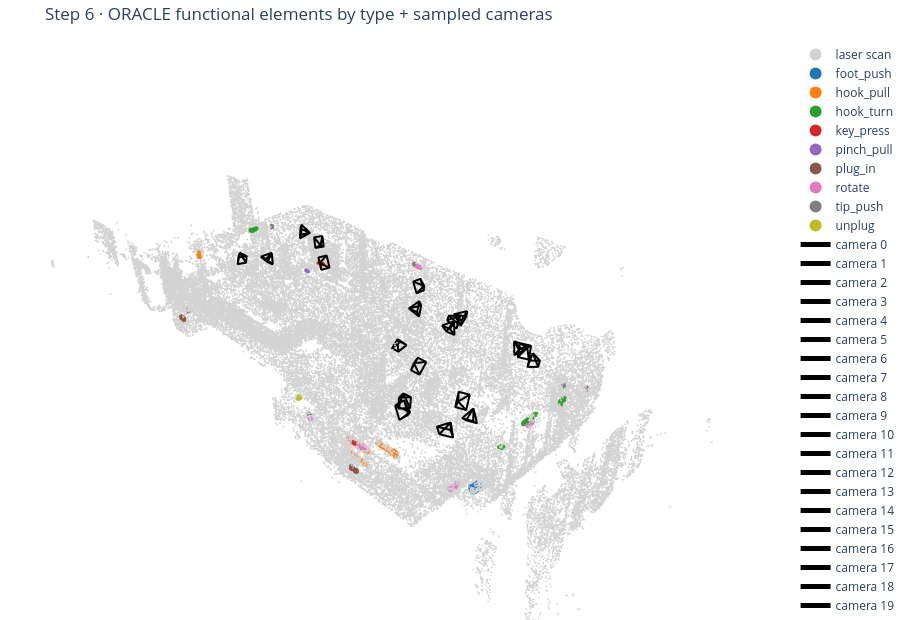

Notebook source saved alongside this figure:
### Code cell
traces = [points_trace(scan_crop[scan_keep], "lightgrey", name="laser scan", size=1, max_points=60_000)]
for label in labels:
    pts = np.concatenate([scan_xyz[e.indices] for e in elements if e.label == label])
    r, g, b, _ = LABEL_COLOURS[label]
    traces.append(points_trace(pts, f"rgb({int(r * 255)},{int(g * 255)},{int(b * 255)})", name=label, size=2.5))
traces += [frustum_trace(f, "black", depth=0.2) for f in frames]
fig = scene_figure(traces, "Step 6 · ORACLE functional elements by type + sampled cameras", height=620, view=Z_UP_VIEW)
save_html(fig, OUT / "step6_elements.html")
fig

### Figure 1 — Plotly figure (JSON) as saved in the notebook; plotly's stock layout.template omitted (floating-point values rounded to 4 significant figures; data arrays with more than 128 entries replaced by an {"elided": "..."} marker saying what was removed)
{"data": [{"marker": {"color": "lightgrey", "size": 1}, "mode": "markers", "name": "laser scan", "type": "scatter3d", "visible": true, "x": {"elided": "60000 float values"}, "y": {"elided": "60000 float values"}, "z": {"elided": "60000 float values"}}, {"marker": {"color": "rgb(31,119,180)", "size": 2.5}, "mode": "markers", "name": "foot_push", "type": "scatter3d", "visible": true, "x": {"elided": "1325 float values"}, "y": {"elided": "1325 float values"}, "z": {"elided": "1325 float values"}}, {"marker": {"color": "rgb(255,127,14)", "size": 2.5}, "mode": "markers", "name": "hook_pull", "type": "scatter3d", "visible": true, "x": {"elided": "2824 float values"}, "y": {"elided": "2824 float values"}, "z": {"elided": "2824 float values"}}, {"marker": {"color": "rgb(44,160,44)", "size": 2.5}, "mode": "markers", "name": "hook_turn", "type": "scatter3d", "visible": true, "x": {"elided": "956 float values"}, "y": {"elided": "956 float values"}, "z": {"elided": "956 float values"}}, {"marker": {"color": "rgb(214,39,40)", "size": 2.5}, "mode": "markers", "name": "key_press", "type": "scatter3d", "visible": true, "x": {"elided": "773 float values"}, "y": {"elided": "773 float values"}, "z": {"elided": "773 float values"}}, {"marker": {"color": "rgb(148,103,189)", "size": 2.5}, "mode": "markers", "name": "pinch_pull", "type": "scatter3d", "visible": true, "x": [-0.8492, -0.8528, -0.8489, -0.8492, -0.8582, -0.8522, -0.8517, -0.8526, -0.8568, -0.863, -0.8494, -0.8594, -0.8525, -0.8573, -0.8594, -0.8623, -0.8522, -0.8487, -0.8565, -0.8533, -0.8541, -0.8521, -0.8487, -0.8487, -0.8408, -0.8562, -0.8624, -0.867, -0.8658, -0.866, -0.8617, -0.8627, -0.8564, -0.8573, -0.8564, -0.8514, -0.8494, -0.8523, -0.852, -0.8517], "y": [-7.037, -7.038, -7.03, -7.035, -7.033, -7.031, -7.034, -7.026, -7.031, -7.038, -7.029, -7.037, -7.072, -7.074, -7.075, -7.074, -7.076, -7.079, -7.08, -7.075, -7.079, -7.079, -7.075, -7.074, -7.081, -7.073, -7.075, -7.079, -7.066, -7.074, -7.076, -7.079, -7.071, -7.074, -7.078, -7.073, -7.071, -7.079, -7.074, -7.072], "z": [300.1, 300.1, 300.1, 300.1, 300.1, 300.1, 300.1, 300.1, 300.1, 300.1, 300.1, 300.1, 300.1, 300.1, 300.1, 300.1, 300.1, 300.1, 300.1, 300.1, 300.1, 300.1, 300.1, 300.1, 300.1, 300.1, 300.1, 300.1, 300.1, 300.1, 300.1, 300.1, 300.1, 300.1, 300.1, 300.1, 300.1, 300.1, 300.1, 300.1]}, {"marker": {"color": "rgb(140,86,75)", "size": 2.5}, "mode": "markers", "name": "plug_in", "type": "scatter3d", "visible": true, "x": {"elided": "689 float values"}, "y": {"elided": "689 float values"}, "z": {"elided": "689 float values"}}, {"marker": {"color": "rgb(227,119,194)", "size": 2.5}, "mode": "markers", "name": "rotate", "type": "scatter3d", "visible": true, "x": {"elided": "1273 float values"}, "y": {"elided": "1273 float values"}, "z": {"elided": "1273 float values"}}, {"marker": {"color": "rgb(127,127,127)", "size": 2.5}, "mode": "markers", "name": "tip_push", "type": "scatter3d", "visible": true, "x": {"elided": "198 float values"}, "y": {"elided": "198 float values"}, "z": {"elided": "198 float values"}}, {"marker": {"color": "rgb(188,189,34)", "size": 2.5}, "mode": "markers", "name": "unplug", "type": "scatter3d", "visible": true, "x": {"elided": "158 float values"}, "y": {"elided": "158 float values"}, "z": {"elided": "158 float values"}}, {"line": {"color": "black", "width": 4}, "mode": "lines", "name": "camera 0", "type": "scatter3d", "x": [-0.1566, -0.3183, -0.3151, -0.1566, -0.08021, -0.08346, -0.1566, -0.3183, -0.08346, -0.08021, -0.3151], "y": [-3.377, -3.456, -3.277, -3.377, -3.279, -3.459, -3.377, -3.456, -3.459, -3.279, -3.277], "z": [300.2, 300.1, 300.1, 300.2, 300.0, 300.0, 300.2, 300.1, 300.0, 300.0, 300.1]}, {"line": {"color": "black", "width": 4}, "mode": "lines", "name": "camera 1", "type": "scatter3d", "x": [-0.1713, -0.4014, -0.2985, -0.1713, -0.2616, -0.3645, -0.1713, -0.4014, -0.3645, -0.2616, -0.2985], "y": [-3.093, -3.042, -2.897, -3.093, -2.911, -3.057, -3.093, -3.042, -3.057, -2.911, -2.897], "z": [301.1, 301.1, 301.2, 301.1, 300.9, 300.9, 301.1, 301.1, 300.9, 300.9, 301.2]}, {"line": {"color": "black", "width": 4}, "mode": "lines", "name": "camera 2", "type": "scatter3d", "x": [-0.4061, -0.6112, -0.468, -0.4061, -0.4224, -0.5656, -0.4061, -0.6112, -0.5656, -0.4224, -0.468], "y": [-2.18, -2.042, -1.939, -2.18, -2.019, -2.122, -2.18, -2.042, -2.122, -2.019, -1.939], "z": [301.2, 301.3, 301.3, 301.2, 301.0, 301.0, 301.2, 301.3, 301.0, 301.0, 301.3]}, {"line": {"color": "black", "width": 4}, "mode": "lines", "name": "camera 3", "type": "scatter3d", "x": [-0.6425, -0.7702, -0.5962, -0.6425, -0.5852, -0.7592, -0.6425, -0.7702, -0.7592, -0.5852, -0.5962], "y": [-0.9822, -0.7715, -0.7428, -0.9822, -0.9061, -0.9348, -0.9822, -0.7715, -0.9348, -0.9061, -0.7428], "z": [301.1, 301.0, 301.0, 301.1, 300.9, 300.9, 301.1, 301.0, 300.9, 300.9, 301.0]}, {"line": {"color": "black", "width": 4}, "mode": "lines", "name": "camera 4", "type": "scatter3d", "x": [-0.3881, -0.2711, -0.1536, -0.3881, -0.2428, -0.3603, -0.3881, -0.2711, -0.3603, -0.2428, -0.1536], "y": [-0.4222, -0.2021, -0.3342, -0.4222, -0.4014, -0.2693, -0.4222, -0.2021, -0.2693, -0.4014, -0.3342], "z": [301.2, 301.2, 301.2, 301.2, 301.0, 301.0, 301.2, 301.2, 301.0, 301.0, 301.2]}, {"line": {"color": "black", "width": 4}, "mode": "lines", "name": "camera 5", "type": "scatter3d", "x": [-0.0547, 0.06977, 0.1341, -0.0547, 0.1844, 0.12, -0.0547, 0.06977, 0.12, 0.1844, 0.1341], "y": [-0.3367, -0.1954, -0.3638, -0.3367, -0.3424, -0.174, -0.3367, -0.1954, -0.174, -0.3424, -0.3638], "z": [301.5, 301.7, 301.7, 301.5, 301.5, 301.5, 301.5, 301.7, 301.5, 301.5, 301.7]}, {"line": {"color": "black", "width": 4}, "mode": "lines", "name": "camera 6", "type": "scatter3d", "x": [1.313, 1.502, 1.556, 1.313, 1.39, 1.336, 1.313, 1.502, 1.336, 1.39, 1.556], "y": [-0.3034, -0.1485, -0.3194, -0.3034, -0.3663, -0.1954, -0.3034, -0.1485, -0.1954, -0.3663, -0.3194], "z": [301.1, 301.0, 301.0, 301.1, 300.9, 300.9, 301.1, 301.0, 300.9, 300.9, 301.0]}, {"line": {"color": "black", "width": 4}, "mode": "lines", "name": "camera 7", "type": "scatter3d", "x": [2.076, 2.144, 2.282, 2.076, 2.262, 2.123, 2.076, 2.144, 2.123, 2.262, 2.282], "y": [-1.073, -0.8485, -0.9619, -1.073, -0.9933, -0.8799, -1.073, -0.8485, -0.8799, -0.9933, -0.9619], "z": [301.4, 301.5, 301.5, 301.4, 301.2, 301.2, 301.4, 301.5, 301.2, 301.2, 301.5]}, {"line": {"color": "black", "width": 4}, "mode": "lines", "name": "camera 8", "type": "scatter3d", "x": [1.676, 1.884, 1.777, 1.676, 1.601, 1.708, 1.676, 1.884, 1.708, 1.601, 1.777], "y": [-0.4395, -0.4829, -0.627, -0.4395, -0.496, -0.3518, -0.4395, -0.4829, -0.3518, -0.496, -0.627], "z": [300.9, 300.8, 300.8, 300.9, 300.7, 300.7, 300.9, 300.8, 300.7, 300.7, 300.8]}, {"line": {"color": "black", "width": 4}, "mode": "lines", "name": "camera 9", "type": "scatter3d", "x": [2.273, 2.347, 2.168, 2.273, 2.171, 2.35, 2.273, 2.347, 2.35, 2.171, 2.168], "y": [-0.7396, -0.9774, -0.9658, -0.7396, -0.8702, -0.8818, -0.7396, -0.9774, -0.8818, -0.8702, -0.9658], "z": [301.3, 301.3, 301.3, 301.3, 301.1, 301.1, 301.3, 301.3, 301.1, 301.1, 301.3]}, {"line": {"color": "black", "width": 4}, "mode": "lines", "name": "camera 10", "type": "scatter3d", "x": [1.59, 1.393, 1.338, 1.59, 1.461, 1.516, 1.59, 1.393, 1.516, 1.461, 1.338], "y": [-0.3921, -0.548, -0.3762, -0.3921, -0.3271, -0.4989, -0.3921, -0.548, -0.4989, -0.3271, -0.3762], "z": [301.3, 301.3, 301.3, 301.3, 301.1, 301.1, 301.3, 301.3, 301.1, 301.1, 301.3]}, {"line": {"color": "black", "width": 4}, "mode": "lines", "name": "camera 11", "type": "scatter3d", "x": [1.164, 0.9453, 0.9285, 1.164, 1.104, 1.12, 1.164, 0.9453, 1.12, 1.104, 0.9285], "y": [-1.706, -1.818, -1.638, -1.706, -1.628, -1.808, -1.706, -1.818, -1.808, -1.628, -1.638], "z": [301.2, 301.1, 301.1, 301.2, 300.9, 300.9, 301.2, 301.1, 300.9, 300.9, 301.1]}, {"line": {"color": "black", "width": 4}, "mode": "lines", "name": "camera 12", "type": "scatter3d", "x": [-0.2305, -0.001986, 0.009562, -0.2305, -0.1322, -0.1438, -0.2305, -0.001986, -0.1438, -0.1322, 0.009562], "y": [-2.027, -1.923, -2.104, -2.027, -2.111, -1.931, -2.027, -1.923, -1.931, -2.111, -2.104], "z": [301.2, 301.2, 301.2, 301.2, 301.0, 301.0, 301.2, 301.2, 301.0, 301.0, 301.2]}, {"line": {"color": "black", "width": 4}, "mode": "lines", "name": "camera 13", "type": "scatter3d", "x": [-0.6417, -0.4516, -0.6086, -0.6417, -0.6953, -0.5383, -0.6417, -0.4516, -0.5383, -0.6953, -0.6086], "y": [-2.225, -2.373, -2.463, -2.225, -2.298, -2.209, -2.225, -2.373, -2.209, -2.298, -2.463], "z": [301.1, 301.0, 301.0, 301.1, 300.8, 300.8, 301.1, 301.0, 300.8, 300.8, 301.0]}, {"line": {"color": "black", "width": 4}, "mode": "lines", "name": "camera 14", "type": "scatter3d", "x": [-0.7779, -0.7279, -0.9059, -0.7779, -0.8949, -0.7169, -0.7779, -0.7279, -0.7169, -0.8949, -0.9059], "y": [-3.267, -3.513, -3.484, -3.267, -3.377, -3.407, -3.267, -3.513, -3.407, -3.377, -3.484], "z": [301.2, 301.3, 301.3, 301.2, 301.1, 301.0, 301.2, 301.3, 301.0, 301.1, 301.3]}, {"line": {"color": "black", "width": 4}, "mode": "lines", "name": "camera 15", "type": "scatter3d", "x": [-0.2679, -0.289, -0.4461, -0.2679, -0.4452, -0.2882, -0.2679, -0.289, -0.2882, -0.4452, -0.4461], "y": [-5.772, -6.001, -5.913, -5.772, -5.888, -5.976, -5.772, -6.001, -5.976, -5.888, -5.913], "z": [301.4, 301.5, 301.5, 301.4, 301.3, 301.3, 301.4, 301.5, 301.3, 301.3, 301.5]}, {"line": {"color": "black", "width": 4}, "mode": "lines", "name": "camera 16", "type": "scatter3d", "x": [-0.4727, -0.2776, -0.4095, -0.4727, -0.3979, -0.266, -0.4727, -0.2776, -0.266, -0.3979, -0.4095], "y": [-6.369, -6.441, -6.563, -6.369, -6.588, -6.466, -6.369, -6.441, -6.466, -6.588, -6.563], "z": [301.5, 301.6, 301.6, 301.5, 301.4, 301.4, 301.5, 301.6, 301.4, 301.4, 301.6]}, {"line": {"color": "black", "width": 4}, "mode": "lines", "name": "camera 17", "type": "scatter3d", "x": [0.3434, 0.5717, 0.5804, 0.3434, 0.4257, 0.4169, 0.3434, 0.5717, 0.4169, 0.4257, 0.5804], "y": [-6.698, -6.597, -6.777, -6.698, -6.778, -6.598, -6.698, -6.597, -6.598, -6.778, -6.777], "z": [301.2, 301.1, 301.1, 301.2, 300.9, 300.9, 301.2, 301.1, 300.9, 300.9, 301.1]}, {"line": {"color": "black", "width": 4}, "mode": "lines", "name": "camera 18", "type": "scatter3d", "x": [0.9152, 0.9127, 1.082, 0.9152, 1.045, 0.8759, 0.9152, 0.9127, 0.8759, 1.045, 1.082], "y": [-7.052, -6.8, -6.863, -7.052, -6.978, -6.916, -7.052, -6.8, -6.916, -6.978, -6.863], "z": [301.2, 301.2, 301.2, 301.2, 301.0, 301.0, 301.2, 301.2, 301.0, 301.0, 301.2]}, {"line": {"color": "black", "width": 4}, "mode": "lines", "name": "camera 19", "type": "scatter3d", "x": [0.5692, 0.5007, 0.6769, 0.5692, 0.7023, 0.526, 0.5692, 0.5007, 0.526, 0.7023, 0.6769], "y": [-4.792, -4.647, -4.681, -4.792, -4.583, -4.55, -4.792, -4.647, -4.55, -4.583, -4.681], "z": [301.7, 301.9, 301.9, 301.7, 301.7, 301.7, 301.7, 301.9, 301.7, 301.7, 301.9]}], "layout": {"height": 620, "legend": {"itemsizing": "constant"}, "margin": {"b": 0, "l": 0, "r": 0, "t": 40}, "scene": {"aspectmode": "data", "camera": {"eye": {"x": 1.1, "y": 1.1, "z": 1.0}, "up": {"x": 0, "y": 0, "z": 1}}, "xaxis": {"visible": false}, "yaxis": {"visible": false}, "zaxis": {"visible": false}}, "title": {"text": "Step 6 · ORACLE functional elements by type + sampled cameras"}}}
